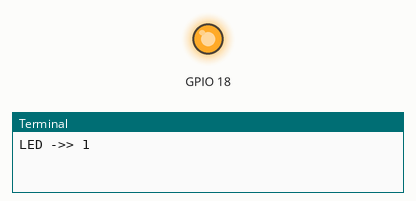
Recording of a program running on a simulated Raspberry Pi (BCM pin numbers). Shown: output pins drawn as LEDs (lit = HIGH), the last lines printed to the terminal.

Above: at 1.0 s.
At 3.0 s:
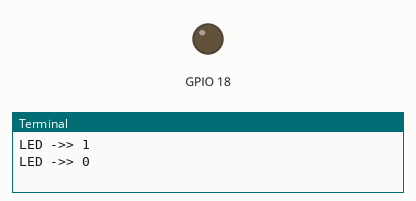
Timing chart, 0 to 5.2 s (numbered marks = the images above):
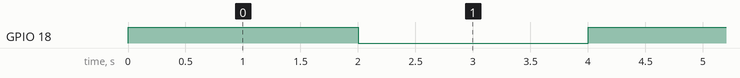

The program:

output_tester.py
```python
import RPi.GPIO as gpio
import time

gpio.setmode(gpio.BCM)

gpio.setup(18, gpio.OUT, initial=0)

try:
    while True:
        gpio.output(18, 1)
        print("LED ->> 1")
        time.sleep(2)
        gpio.output(18, 0)
        print("LED ->> 0")
        time.sleep(2)

except KeyboardInterrupt:
    gpio.cleanup()
```

Measured:
- by itself, GPIO 18: alternates HIGH for 2.0 s and LOW for 2.0 s
